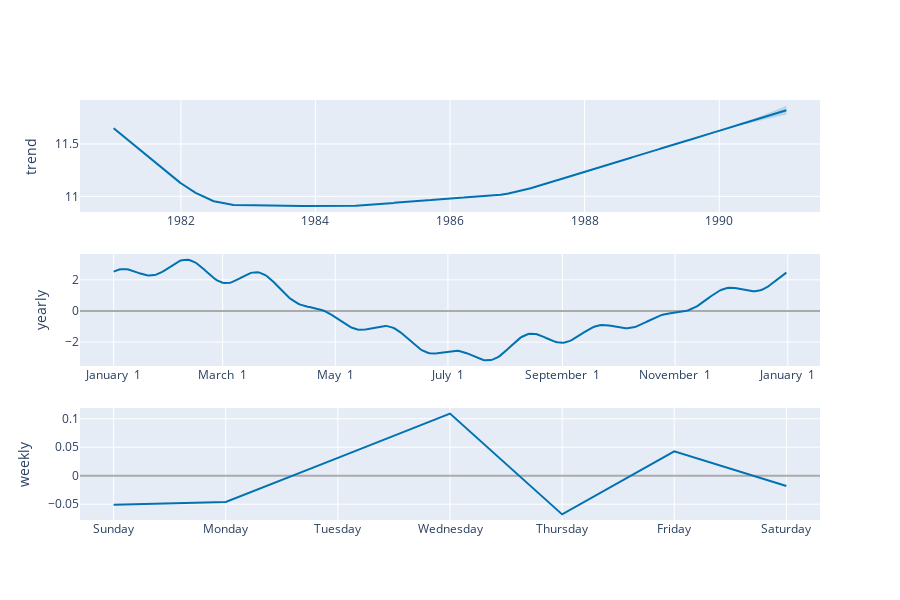

The notebook cell saved with this chart:
### Code cell
# plot components
plot.plot_components_plotly(m, forecast)

### Figure 1 — Plotly figure (JSON) as saved in the notebook; plotly's stock layout.template omitted (floating-point values rounded to 4 significant figures; data arrays with more than 128 entries replaced by an {"elided": "..."} marker saying what was removed)
{"data": [{"line": {"color": "#0072B2", "width": 2}, "mode": "lines", "name": "trend", "type": "scatter", "x": {"elided": "3650 str values"}, "xaxis": "x", "y": {"elided": "3650 float values"}, "yaxis": "y"}, {"line": {"color": "rgba(0, 114, 178, 0.2)", "width": 0}, "mode": "lines", "name": "trend_upper", "type": "scatter", "x": {"elided": "3650 str values"}, "xaxis": "x", "y": {"elided": "3650 float values"}, "yaxis": "y"}, {"fill": "tonexty", "fillcolor": "rgba(0, 114, 178, 0.2)", "line": {"color": "rgba(0, 114, 178, 0.2)", "width": 0}, "mode": "lines", "name": "trend_lower", "type": "scatter", "x": {"elided": "3650 str values"}, "xaxis": "x", "y": {"elided": "3650 float values"}, "yaxis": "y"}, {"line": {"color": "#0072B2", "width": 2}, "mode": "lines", "name": "yearly", "type": "scatter", "x": {"elided": "365 str values"}, "xaxis": "x2", "y": {"elided": "365 float values"}, "yaxis": "y2"}, {"line": {"color": "#0072B2", "width": 2}, "mode": "lines", "name": "weekly", "type": "scatter", "x": ["2017-01-01T00:00:00", "2017-01-02T00:00:00", "2017-01-03T00:00:00", "2017-01-04T00:00:00", "2017-01-05T00:00:00", "2017-01-06T00:00:00", "2017-01-07T00:00:00"], "xaxis": "x3", "y": [-0.05101, -0.04604, 0.03124, 0.1089, -0.06789, 0.04269, -0.01794], "yaxis": "y3"}], "layout": {"height": 600, "showlegend": false, "width": 900, "xaxis": {"anchor": "y", "domain": [0, 1], "range": ["1980-07-02T10:48:00", "1991-07-01T13:12:00"], "type": "date"}, "xaxis2": {"anchor": "y2", "domain": [0, 1], "range": ["2016-12-13T18:54:02.958904115", "2018-01-18T11:04:57.863013581"], "tickformat": "%B %e", "type": "date"}, "xaxis3": {"anchor": "y3", "domain": [0, 1], "range": ["2016-12-31T16:48:00", "2017-01-07T07:12:00"], "tickformat": "%A", "type": "date"}, "yaxis": {"anchor": "x", "domain": [0.7333, 1], "rangemode": "normal", "title": {"text": "trend"}, "zerolinecolor": "#AAA"}, "yaxis2": {"anchor": "x2", "domain": [0.3667, 0.6333], "title": {"text": "yearly"}, "zerolinecolor": "#AAA"}, "yaxis3": {"anchor": "x3", "domain": [0, 0.2667], "title": {"text": "weekly"}, "zerolinecolor": "#AAA"}}}
